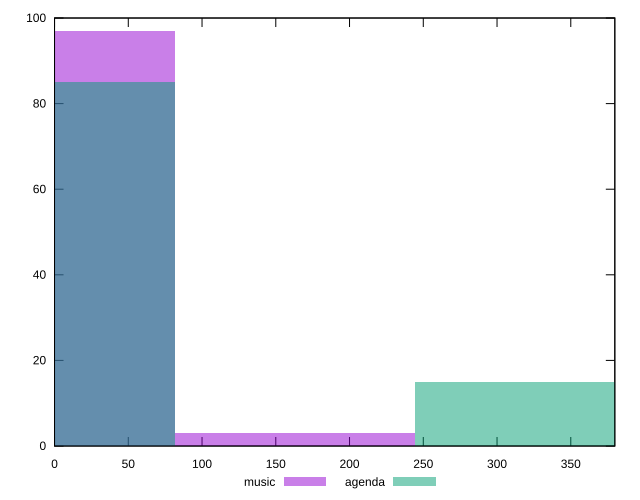

Here is the gnuplot script that generated this plot:
reset

$music <<EOF
0 97
162.90107247526947 3
EOF

$agenda <<EOF
325.80214495053895 15
0 85
EOF

set key outside below
set boxwidth 162.90107247526947
set xrange [0:379.856]
set yrange [0:100]
set trange [0:100]
set style fill transparent solid 0.5 noborder
set terminal svg size 640, 500 enhanced background rgb 'white'
set output "report/report_00029_2021-02-24T13-36-40.390Z/uses-rel-preconnect/comparison/histogram/0_vs_1.svg"

plot $music title "music" with boxes, \
     $agenda title "agenda" with boxes

reset
